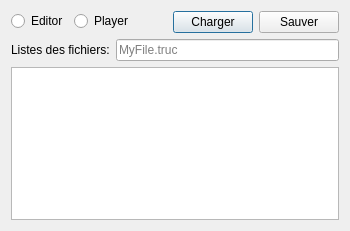
<?xml version="1.0" encoding="UTF-8"?>
<ui version="4.0">
 <class>Clientftp</class>
 <widget class="QDialog" name="Clientftp">
  <property name="geometry">
   <rect>
    <x>0</x>
    <y>0</y>
    <width>350</width>
    <height>231</height>
   </rect>
  </property>
  <property name="minimumSize">
   <size>
    <width>350</width>
    <height>231</height>
   </size>
  </property>
  <property name="maximumSize">
   <size>
    <width>350</width>
    <height>231</height>
   </size>
  </property>
  <property name="windowTitle">
   <string>Clientftp</string>
  </property>
  <layout class="QGridLayout" name="gridLayout">
   <item row="0" column="0" colspan="2">
    <layout class="QFormLayout" name="formLayout">
     <item row="0" column="0">
      <widget class="QRadioButton" name="rbu_editor">
       <property name="whatsThis">
        <string>Réservé à l'éditeur.</string>
       </property>
       <property name="text">
        <string>Editor</string>
       </property>
      </widget>
     </item>
     <item row="0" column="1">
      <widget class="QRadioButton" name="rbu_player">
       <property name="whatsThis">
        <string>Réservé au jeu.</string>
       </property>
       <property name="text">
        <string>Player</string>
       </property>
      </widget>
     </item>
    </layout>
   </item>
   <item row="0" column="2">
    <layout class="QHBoxLayout" name="horizontalLayout">
     <item>
      <widget class="QPushButton" name="pbu_load">
       <property name="whatsThis">
        <string>Charger sur ce PC depuis le serveur.</string>
       </property>
       <property name="text">
        <string>Charger</string>
       </property>
      </widget>
     </item>
     <item>
      <widget class="QPushButton" name="pbu_save">
       <property name="whatsThis">
        <string>Sauver sur le serveur depuis ce PC.</string>
       </property>
       <property name="text">
        <string>Sauver</string>
       </property>
      </widget>
     </item>
    </layout>
   </item>
   <item row="1" column="0">
    <widget class="QLabel" name="lab_list">
     <property name="text">
      <string>Listes des fichiers:</string>
     </property>
    </widget>
   </item>
   <item row="1" column="1" colspan="2">
    <widget class="QLineEdit" name="edt_file">
     <property name="placeholderText">
      <string>MyFile.truc</string>
     </property>
    </widget>
   </item>
   <item row="2" column="0" colspan="3">
    <widget class="QTextEdit" name="list">
     <property name="readOnly">
      <bool>true</bool>
     </property>
    </widget>
   </item>
  </layout>
 </widget>
 <layoutdefault spacing="6" margin="11"/>
 <resources/>
 <connections/>
</ui>
